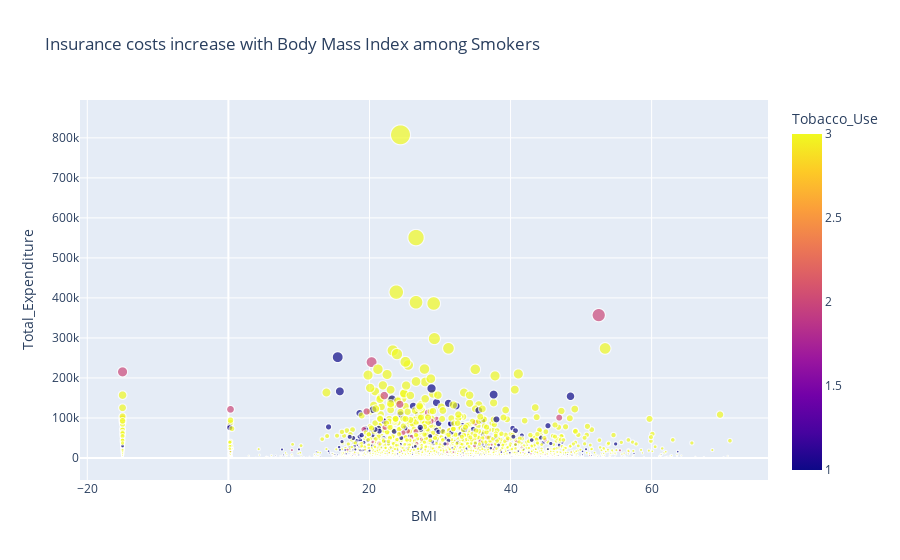

Write notebook code for a chart like this one.
### Code cell
fig = px.scatter(df_healthcare, x='BMI', y='Total_Expenditure', color='Tobacco_Use', size='Total_Expenditure',
                 title="Insurance costs increase with Body Mass Index among Smokers",
                 color_discrete_sequence=['#B14B51','#B7A294'],height=600)
fig.show()

### Figure 1 — Plotly figure (JSON) as saved in the notebook; plotly's stock layout.template omitted (floating-point values rounded to 4 significant figures; data arrays with more than 128 entries replaced by an {"elided": "..."} marker saying what was removed)
{"data": [{"hovertemplate": "BMI=%{x}<br>Total_Expenditure=%{marker.size}<br>Tobacco_Use=%{marker.color}<extra></extra>", "legendgroup": "", "marker": {"color": {"elided": "16765 int values"}, "coloraxis": "coloraxis", "size": {"elided": "16765 int values"}, "sizemode": "area", "sizeref": 2019.0, "symbol": "circle"}, "mode": "markers", "name": "", "showlegend": false, "type": "scattergl", "x": {"elided": "16765 float values"}, "xaxis": "x", "y": {"elided": "16765 int values"}, "yaxis": "y"}], "layout": {"autosize": true, "coloraxis": {"colorbar": {"title": {"text": "Tobacco_Use"}}, "colorscale": [[0, "#0d0887"], [0.1111, "#46039f"], [0.2222, "#7201a8"], [0.3333, "#9c179e"], [0.4444, "#bd3786"], [0.5556, "#d8576b"], [0.6667, "#ed7953"], [0.7778, "#fb9f3a"], [0.8889, "#fdca26"], [1, "#f0f921"]]}, "legend": {"itemsizing": "constant", "tracegroupgap": 0}, "title": {"text": "Insurance costs increase with Body Mass Index among Smokers"}, "xaxis": {"anchor": "y", "autorange": true, "domain": [0, 1], "range": [-20.65, 76.31], "title": {"text": "BMI"}, "type": "linear"}, "yaxis": {"anchor": "x", "autorange": true, "domain": [0, 1], "range": [-53960.0, 890400.0], "title": {"text": "Total_Expenditure"}, "type": "linear"}}}
